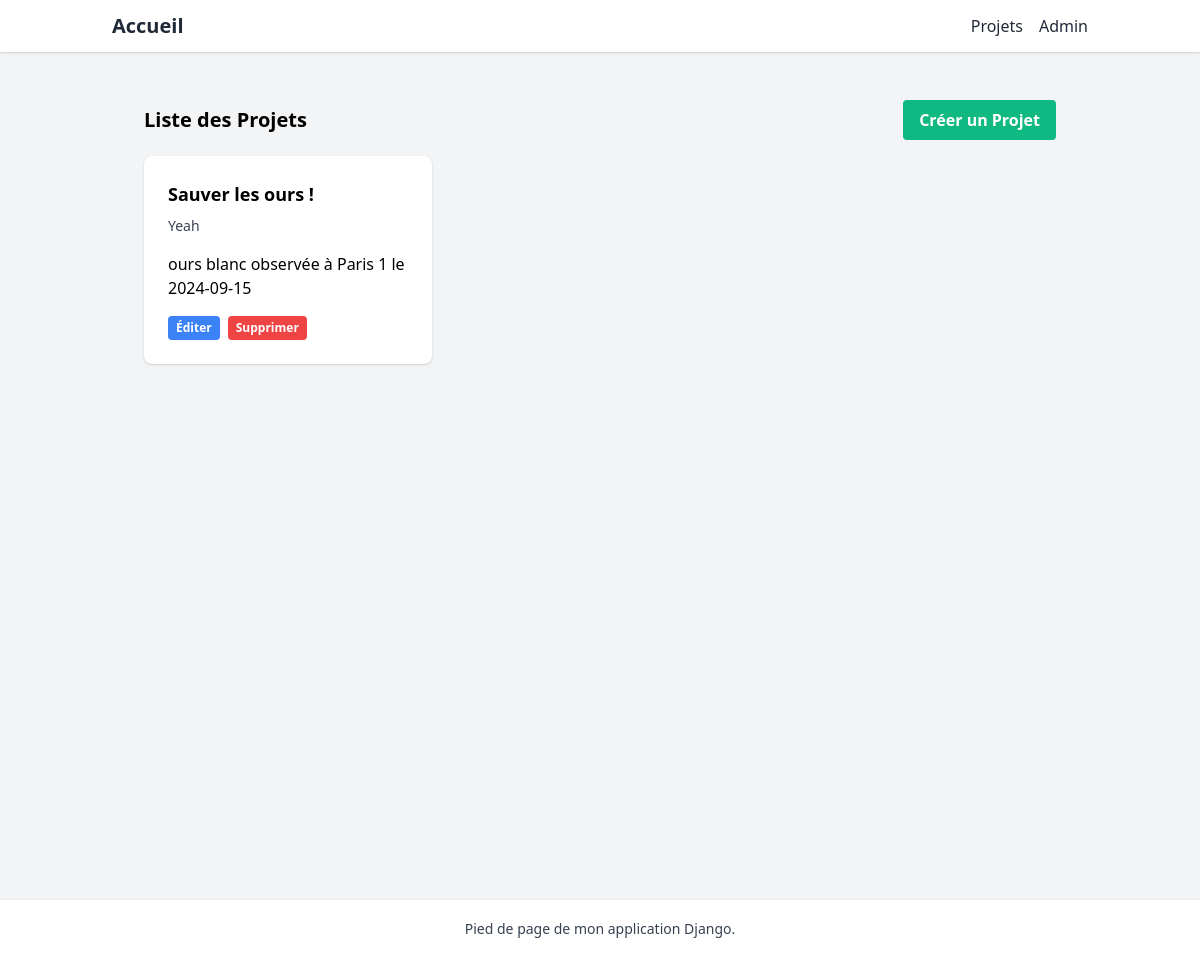
Page /faunatrack/projet/ on the committed database.
### faunatrack/models.py (models this page shows, shortened)
class Projet(models.Model):
    responable = models.ForeignKey(Scientifique, null=True, blank=True, on_delete=models.SET_NULL, related_name="projet", verbose_name="Responsable")
    titre = models.CharField(max_length=200, verbose_name="Titre")
    description = models.TextField(verbose_name="Description")
    document = models.FileField(upload_to='faunatrack/static/documents_projets/', blank=True, null=True, verbose_name="Documents")
    date_creation = models.DateTimeField(auto_now_add=True, verbose_name="Date de création")
    observations = models.ManyToManyField(Observation, related_name="projets", verbose_name="Observations")

class Observation(models.Model):
    nom = models.CharField(max_length=200, verbose_name="Nom")
    espece = models.ForeignKey(Espece, related_name='observations', on_delete=models.CASCADE, verbose_name="Espèce")
    latitude = models.DecimalField(max_digits=9, decimal_places=6, verbose_name="Latitude")
    longitude = models.DecimalField(max_digits=9, decimal_places=6, verbose_name="Longitude")
    date_observation = models.DateField(verbose_name="Date d'observation")
    quantite = models.IntegerField(verbose_name="Quantité")
    notes = models.TextField(blank=True, default="pas de notes", verbose_name="Notes")
    photos = models.ImageField(upload_to='faunatrack/static/photos_observations/', blank=True, null=True, verbose_name="Photos")
    def __str__(self):
        return f"{self.espece.nom_commun} observée à {self.nom} le {self.date_observation}"

class Espece(models.Model):
    nom_commun = models.CharField(max_length=250, verbose_name="Nom commun")
    nom_scientifique = models.CharField(max_length=250, blank=True, default="", verbose_name="Nom scientifique")

### faunatrack/views.py (the view)
# urls.py: path('projet/', ProjetList.as_view(), name='projet_list'),
class ProjetList(ListView):
    model = Projet
    template_name = 'projet_list.html'

### faunatrack/templates/projet_list.html
{% extends 'base.html' %}
{% block content %}
<div class="max-w-7xl mx-auto px-4 sm:px-6 lg:px-8 py-8">
    <div class="flex justify-between items-center pb-4">
        <h1 class="text-xl font-semibold">Liste des Projets</h1>
        <a href="{% url 'projet_create' %}" class="px-4 py-2 bg-green-500 text-white font-semibold rounded hover:bg-green-600">Créer un Projet</a>
    </div>
    <div class="grid grid-cols-1 md:grid-cols-2 lg:grid-cols-3 gap-6">
        {% for projet in object_list %}
        <div class="bg-white overflow-hidden shadow rounded-lg">
            <div class="p-6">
                <h2 class="font-semibold text-lg mb-2">{{ projet.titre }}</h2>
                <p class="text-gray-700 text-sm mb-4">{{ projet.description|truncatechars:100 }}</p>
                <ul>
                {% for observation in projet.observations.all %}
                    <li> {{ observation }} </li>
                {% endfor %}
                </ul>
                <div class="mt-4 flex items-center justify-between">
                    <div class="flex space-x-2">
                        <a href="{% url 'projet_update' projet.id %}" class="px-2 py-1 bg-blue-500 text-white text-xs font-semibold rounded hover:bg-blue-600">Éditer</a>
                        <a href="{% url 'projet_delete' projet.id %}" class="px-2 py-1 bg-red-500 text-white text-xs font-semibold rounded hover:bg-red-600">Supprimer</a>
                    </div>
                </div>
            </div>
        </div>
        {% empty %}
        <p>Aucun projet trouvé.</p>
        {% endfor %}
    </div>
</div>
{% endblock %}

### rows in the picture
Projet: titre "Sauver les ours !", description "Yeah"
Observation: espece+nom+date_observation "ours blanc observée à Paris 1 le 2024-09-15"
